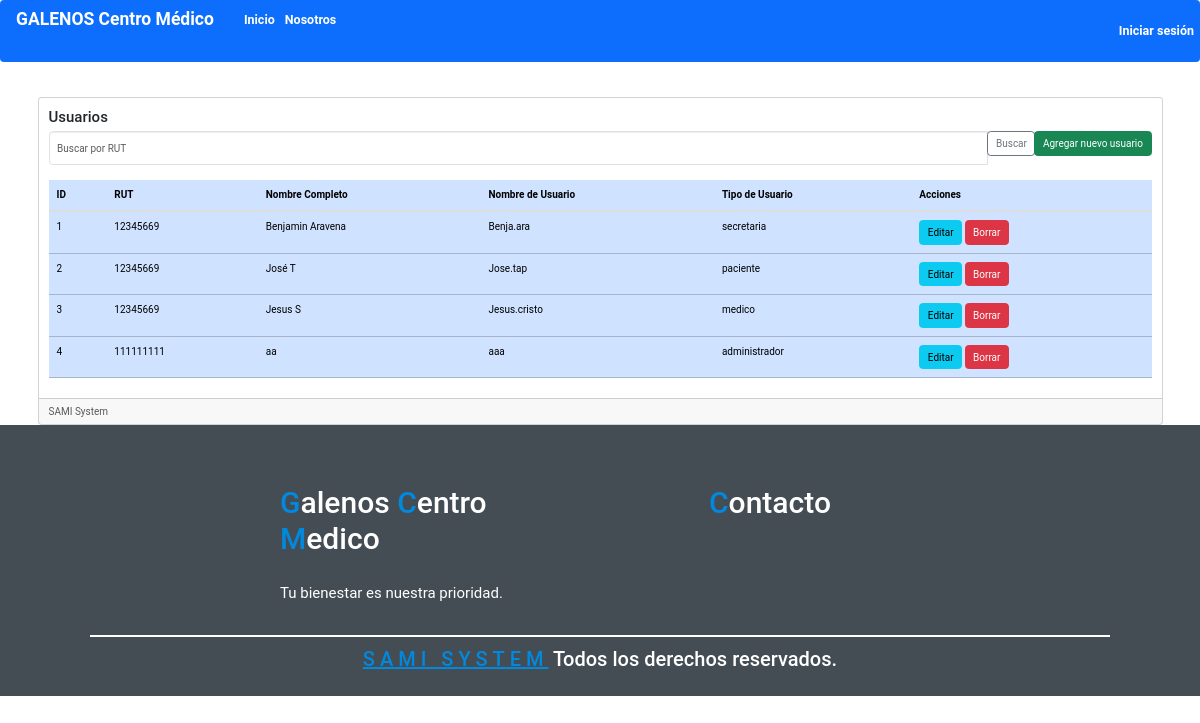
Before: /usuarios with the older database file.
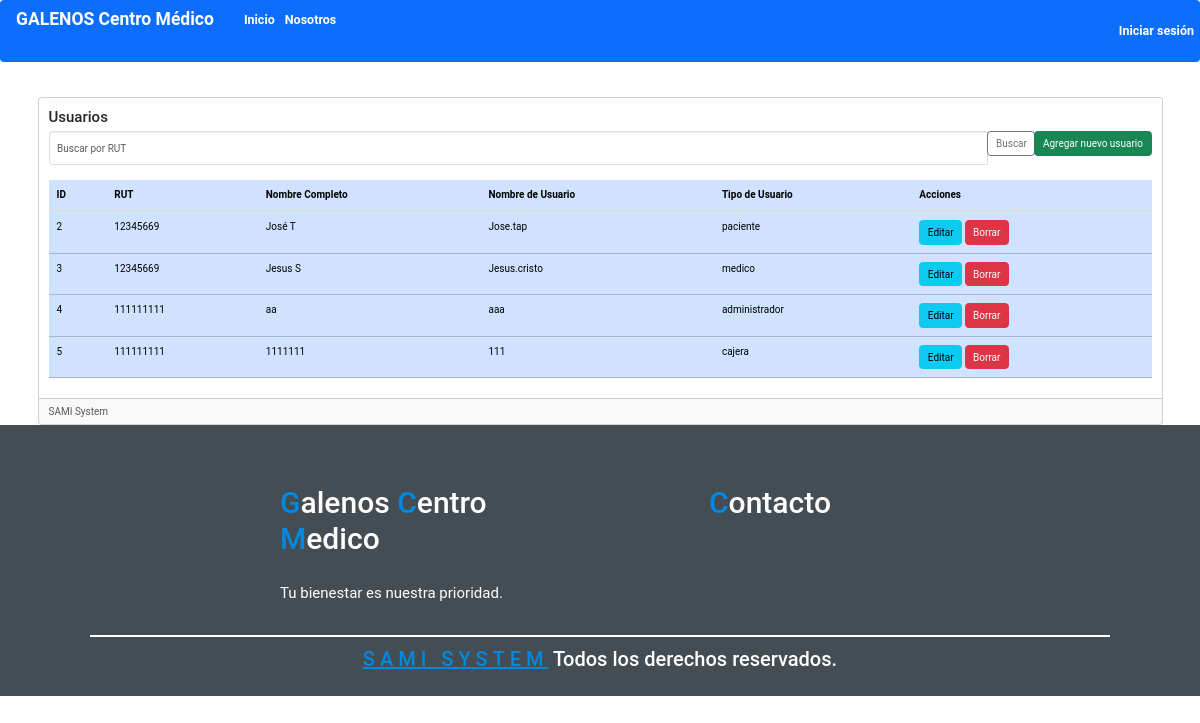
After: the same page with the newer database file.
### crud/models.py (models this page shows, shortened)
class Usuario(models.Model):
    code = models.AutoField(primary_key=True, verbose_name="codigo")
    rut = models.CharField(max_length=12, db_index=True)
    nombre_usuario = models.CharField(max_length=20, verbose_name="Nombre Usuario")
    nombre_completo = models.CharField(max_length=50, verbose_name="Nombre Completo")
    correo = models.EmailField(max_length=100, blank=True, null=True)  # Campo de correo
    contrasenna = models.CharField(max_length=20, verbose_name="Contraseña")
    tipo_usuario = models.CharField(max_length=20, choices=TIPO_USUARIO_CHOICES, verbose_name="Tipo Usuario")

### crud/views.py (the view)
# urls.py: path('usuarios', views.usuarios, name='usuarios'),  # Lista de usuarios
def usuarios(request):
    busqueda_rut = request.GET.get('buscar_rut', '').strip()
    if busqueda_rut:
        usuarios_exactos = Usuario.objects.filter(rut=busqueda_rut)
        usuarios_restantes = Usuario.objects.filter(rut__icontains=busqueda_rut).exclude(rut=busqueda_rut)
        usuarios = list(usuarios_exactos) + list(usuarios_restantes)
    else:
        usuarios = Usuario.objects.all()
    return render(request, 'usuarios/index.html', {'usuarios': usuarios, 'busqueda_rut': busqueda_rut})

### crud/templates/usuarios/index.html (shortened to what this page needs)
{% extends "base.html" %}
{% block contenido %}
<div class="card">
    <div class="card-body">
        <h4 class="card-title">Usuarios</h4>
        <form method="get" class="mb-4">
            <div class="input-group">
                <input type="text" class="form-control" name="buscar_rut" placeholder="Buscar por RUT" value="{{ busqueda_rut }}">
                <div class="input-group-append">
                    <button class="btn btn-outline-secondary" type="submit">
                         Buscar
                    </button>
                </div>
                <div class="input-group-append">
                    <a class="btn btn-success" href="{% url 'crear' %}" role="button">
                         Agregar nuevo usuario
                    </a>
                </div>
            </div>
        </form>
        <div class="table-responsive">
            <table class="table table-primary">
                <thead>
                    <tr>
                        <th scope="col">ID</th>
                        <th scope="col">RUT</th>
                        <th scope="col">Nombre Completo</th>
                        <th scope="col">Nombre de Usuario</th>
                        <th scope="col">Tipo de Usuario</th>
                        <th scope="col">Acciones</th>
                    </tr>
                </thead>
                <tbody>
                    {% for usuario in usuarios %}
                    <tr>
                        <td scope="row">{{ usuario.code }}</td>
                        <td>{{ usuario.rut }}</td>
                        <td>{{ usuario.nombre_completo }}</td>
                        <td>{{ usuario.nombre_usuario }}</td>
                        <td>{{ usuario.tipo_usuario }}</td>
                        <td>
                            <a class="btn btn-info" href="{% url 'editar' usuario.code %}" role="button">Editar</a>
                            <a class="btn btn-danger" href="{% url 'eliminar' usuario.code %}" role="button">Borrar</a>
                        </td>
                    </tr>
                    {% endfor %}
                </tbody>
            </table>
        </div>
    </div>
    <div class="card-footer text-muted">
        SAMI System
    </div>
</div>
{% endblock %}

### crud/templates/base.html (shortened to what this page needs)
{% load static %}
<!doctype html>
<html lang="en">
    <head>
        <link href="//netdna.bootstrapcdn.com/bootstrap/3.0.0/css/bootstrap.min.css" rel="stylesheet" id="bootstrap-css">
        <link
            href="https://cdn.jsdelivr.net/npm/bootstrap@5.3.2/dist/css/bootstrap.min.css"
            rel="stylesheet"
        />
        <link rel="stylesheet" href="https://cdnjs.cloudflare.com/ajax/libs/font-awesome/6.5.2/css/all.min.css">
        <link rel="stylesheet" href="{% static 'core/css/style.css' %}">
    </head>
    <body>
        <nav class="navbar navbar-expand navbar-light bg-primary">
            <div class="nav navbar-nav">
                <a class="navbar-brand text-white fw-bold fs-3" href="{% url 'inicio' %}">
                    GALENOS Centro Médico
                </a>
                <a class="nav-item nav-link text-white fw-bold fs-5" href="{% url 'inicio' %}" aria-current="page">
                    Inicio
                </a>
                <a class="nav-item nav-link text-white fw-bold fs-5" href="{% url 'nosotros' %}" aria-current="page">
                    Nosotros
                </a>
            </div>
            <div class="nav navbar-nav ms-auto">
                {% if request.session.tipo_usuario %}
                    <a class="nav-item nav-link text-white fw-bold fs-5 ms-2" href="{% url 'logout' %}" aria-current="page">
                        Cerrar sesión
                    </a>
                {% else %}
                    <a class="nav-item nav-link text-white fw-bold fs-5 ms-2" href="{% url 'login' %}" aria-current="page">
                        Iniciar sesión
                    </a>
                {% endif %}
            </div>
        </nav>
        <div class="container">
                <div class="row justify-content-center align-items-center g-2">
                    <div class="col-12">
                        <br/>
                        {% block contenido %} {% endblock %}
                    </div>
                </div>
        </div>
    </body>
<section class="footer">
    <div class="box">
        <h2 class="logo"><span>G</span>alenos  <span>C</span>entro <span>M</span>edico</h2>
        <p>Tu bienestar es nuestra prioridad.</p>
    </div>
    <div class="box">
        <h2 class="logo"><span>C</span>ontacto</h2>
    </div>
    <h1 class="credit"><span>SAMI SYSTEM</span> Todos los derechos reservados.</h1>
</section>
</html>

### crud/static/core/css/style.css (style rules this page uses)
.input-group-append { cursor: pointer; }
:root { --blue:#0188df; --black:#444d53; --wight:#fff; }
* { font-family: "Roboto", sans-serif; margin: 0; padding: 0; text-decoration: none; outline: none; box-sizing: border-box; transition: all linear .2s; }
html { font-size: 62.5%; overflow-x: hidden; }
.footer { background: var(--black); display: flex; justify-content: center; flex-wrap: wrap; padding: 2rem 0; }
.footer .box { width: 30rem; margin: 2rem; text-align: center; }
.footer .box:nth-child(1) { text-align: left; }
.footer .box .logo { padding: 2rem 0; font-size: 3rem; color: var(--wight); }
.footer .box .logo span { color: var(--blue); }
.footer .box p { font-size: 1.5rem; color: var(--wight); }
.footer .credit { width: 85%; padding-top: 1rem; font-size: 2rem; color: var(--wight); text-align: center; border-top: .2rem solid var(--wight); }
.footer .credit span { color: var(--blue); text-decoration: underline; letter-spacing: .5rem; }

Changed rows visible on the page:
removed Usuario: code "1", rut "12345669", nombre_completo "Benjamin Aravena", nombre_usuario "Benja.ara", tipo_usuario "secretaria"
added Usuario: code "5", rut "111111111", nombre_completo "1111111", nombre_usuario "111", tipo_usuario "cajera"
